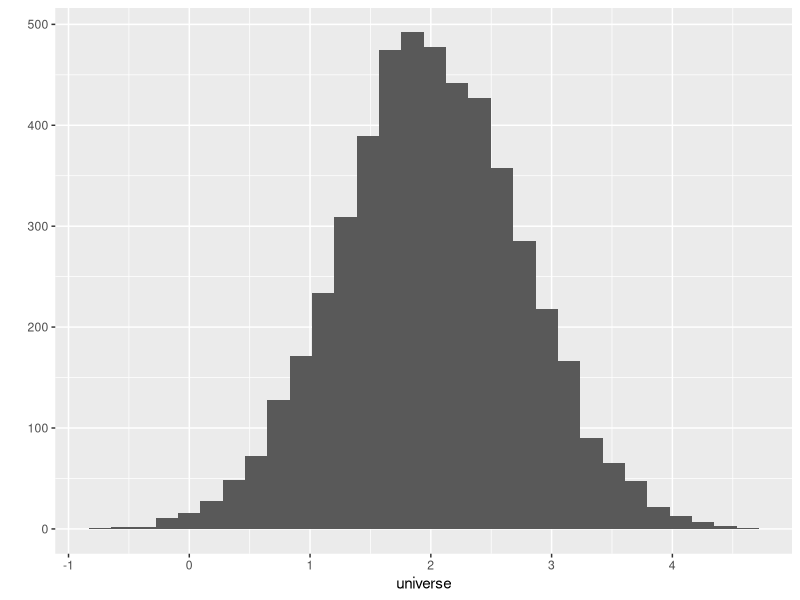
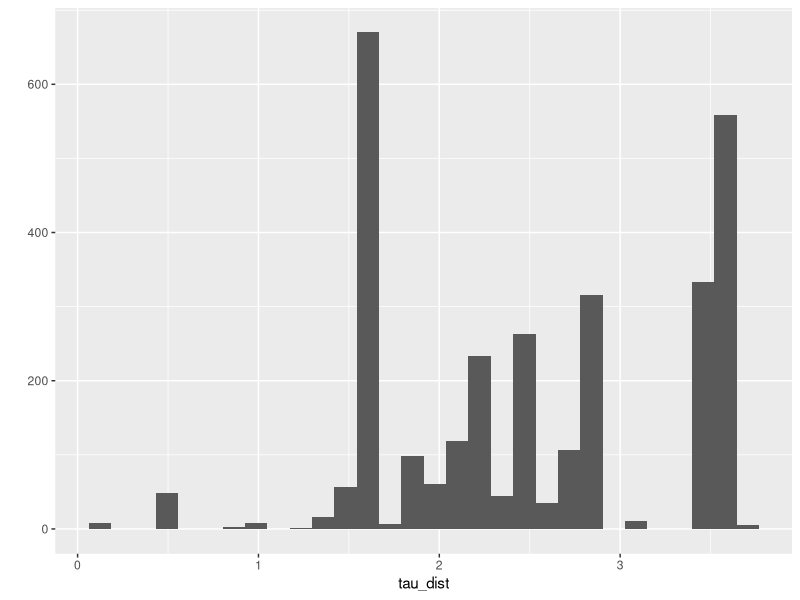
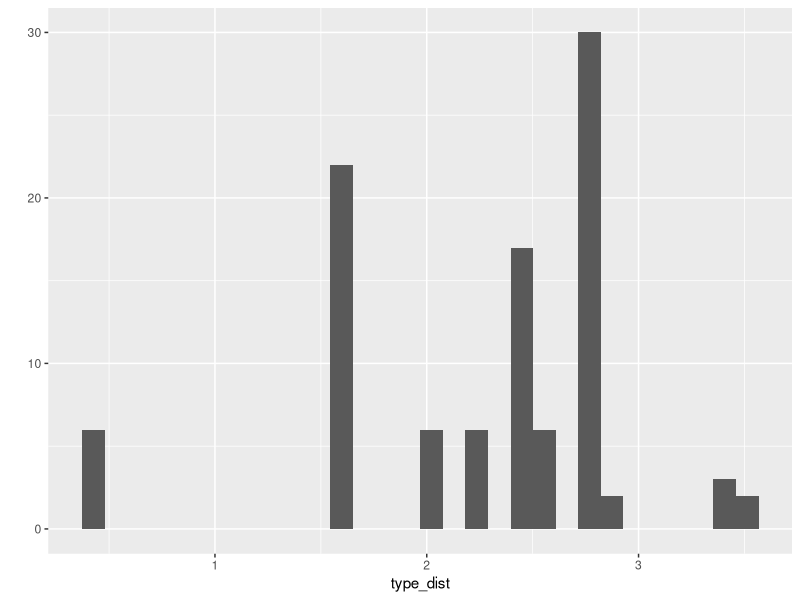
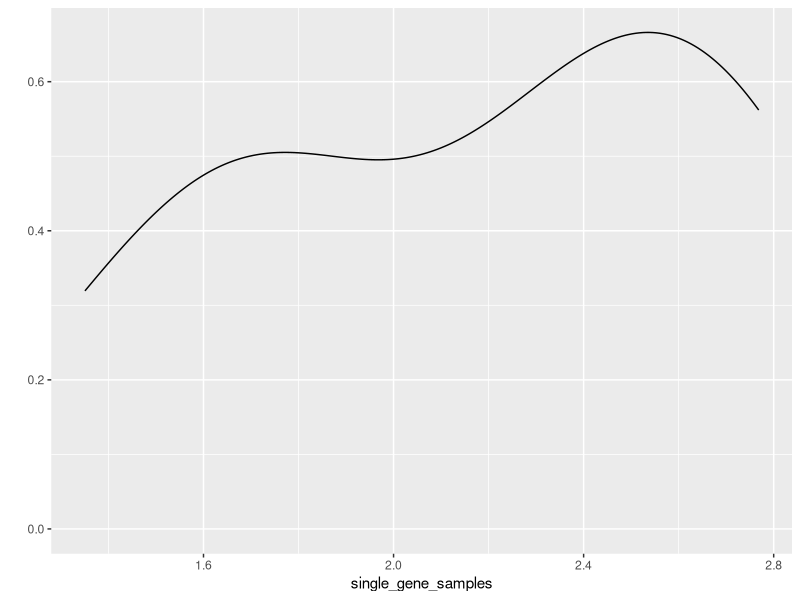

The R script that drew these images, in order:
library(ggplot2)

#Generative model
universe <- rnorm(5000, 2, 0.75)
qplot(universe, geom='histogram')

#http://stats.stackexchange.com/questions/95120/simulate-dirichlet-process-in-r
dirichlet_sample <- function(n, samples, c){
  
  #Determining beta dist
  num_samples <- length(samples)
  b <- rbeta(num_samples, 1, c)
  #Init
  p <- numeric(num_samples)
  p[1] <- b[1]
  
  #Stick-breaking process
  p[2:n] <- sapply(2:n, function(i) b[i] * prod(1 - b[1:(i-1)]))
  
  theta <- sample(samples, size=n, prob=p, replace=TRUE)
  theta
}

tau_dist <- dirichlet_sample(3000, universe, 10)
qplot(tau_dist, geom='histogram')

type_dist <- dirichlet_sample(100, tau_dist, 10)
qplot(type_dist, geom='histogram')

num_samples <- 10

determine_samples <- function(distribution, n){
  #Init
  sample_values <- c()
  
  #Figuring out a weighted average of each expression level's contribution
  exp_levels <- sort(unique(distribution))
  prob_weights <- as.numeric(table(distribution))/ length(distribution)
  exp_weights <- exp_levels * prob_weights
  
  for (i in 1:n){
    #Determining how much of each type contributes to the sample
    sample_type_amount <- rnorm(length(exp_levels), 1, 0.5)
    sample_total <- sample_type_amount %*% exp_weights
    
    #Adding it to the list
    sample_values <- c(sample_values, sample_total)
  }
  sample_values
}

single_gene_samples <- determine_samples(type_dist, 10)
qplot(single_gene_samples, geom='density')

simulate_data <- function(num_genes, num_samples){
  universe <- rnorm(5000, 2, 0.75)
  
  samples <- c()
  for(i in 1:num_genes){
    
    tau_dist <- dirichlet_sample(2000, universe, 10)
    type_dist <- dirichlet_sample(500, tau_dist, 10)
    
    gene_samples <- determine_samples(type_dist, num_samples)
    samples <- rbind(samples, gene_samples)
  }
  rownames(samples) <- 1:length(samples[,1])
  samples
}
